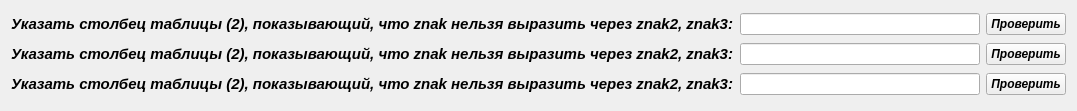
   <widget class="QWidget" name="verticalLayoutWidget_3">
    <property name="geometry">
     <rect>
      <x>30</x>
      <y>750</y>
      <width>1077</width>
      <height>111</height>
     </rect>
    </property>
    <layout class="QVBoxLayout" name="verticalLayout_3">
     <item>
      <layout class="QHBoxLayout" name="horizontalLayout_7">
       <item>
        <widget class="QLabel" name="label_12">
         <property name="text">
          <string>&lt;html&gt;&lt;head/&gt;&lt;body&gt;&lt;p&gt;&lt;span style=&quot; font-size:11pt; font-weight:600; font-style:italic;&quot;&gt;Указать столбец таблицы (2), показывающий, что znak нельзя выразить через znak2, znak3:&lt;/span&gt;&lt;/p&gt;&lt;/body&gt;&lt;/html&gt;</string>
         </property>
        </widget>
       </item>
       <item>
        <widget class="QLineEdit" name="lineEdit_7">
         <property name="alignment">
          <set>Qt::AlignCenter</set>
         </property>
        </widget>
       </item>
       <item>
        <widget class="QPushButton" name="pushButton_9">
         <property name="font">
          <font>
           <weight>75</weight>
           <italic>true</italic>
           <bold>true</bold>
          </font>
         </property>
         <property name="text">
          <string>Проверить</string>
         </property>
        </widget>
       </item>
      </layout>
     </item>
     <item>
      <layout class="QHBoxLayout" name="horizontalLayout_8">
       <item>
        <widget class="QLabel" name="label_13">
         <property name="text">
          <string>&lt;html&gt;&lt;head/&gt;&lt;body&gt;&lt;p&gt;&lt;span style=&quot; font-size:11pt; font-weight:600; font-style:italic;&quot;&gt;Указать столбец таблицы (2), показывающий, что znak нельзя выразить через znak2, znak3:&lt;/span&gt;&lt;/p&gt;&lt;/body&gt;&lt;/html&gt;</string>
         </property>
        </widget>
       </item>
       <item>
        <widget class="QLineEdit" name="lineEdit_8">
         <property name="alignment">
          <set>Qt::AlignCenter</set>
         </property>
        </widget>
       </item>
       <item>
        <widget class="QPushButton" name="pushButton_10">
         <property name="font">
          <font>
           <weight>75</weight>
           <italic>true</italic>
           <bold>true</bold>
          </font>
         </property>
         <property name="text">
          <string>Проверить</string>
         </property>
        </widget>
       </item>
      </layout>
     </item>
     <item>
      <layout class="QHBoxLayout" name="horizontalLayout_9">
       <item>
        <widget class="QLabel" name="label_19">
         <property name="text">
          <string>&lt;html&gt;&lt;head/&gt;&lt;body&gt;&lt;p&gt;&lt;span style=&quot; font-size:11pt; font-weight:600; font-style:italic;&quot;&gt;Указать столбец таблицы (2), показывающий, что znak нельзя выразить через znak2, znak3:&lt;/span&gt;&lt;/p&gt;&lt;/body&gt;&lt;/html&gt;</string>
         </property>
        </widget>
       </item>
       <item>
        <widget class="QLineEdit" name="lineEdit_9">
         <property name="alignment">
          <set>Qt::AlignCenter</set>
         </property>
        </widget>
       </item>
       <item>
        <widget class="QPushButton" name="pushButton_11">
         <property name="font">
          <font>
           <weight>75</weight>
           <italic>true</italic>
           <bold>true</bold>
          </font>
         </property>
         <property name="text">
          <string>Проверить</string>
         </property>
        </widget>
       </item>
      </layout>
     </item>
    </layout>
   </widget>
